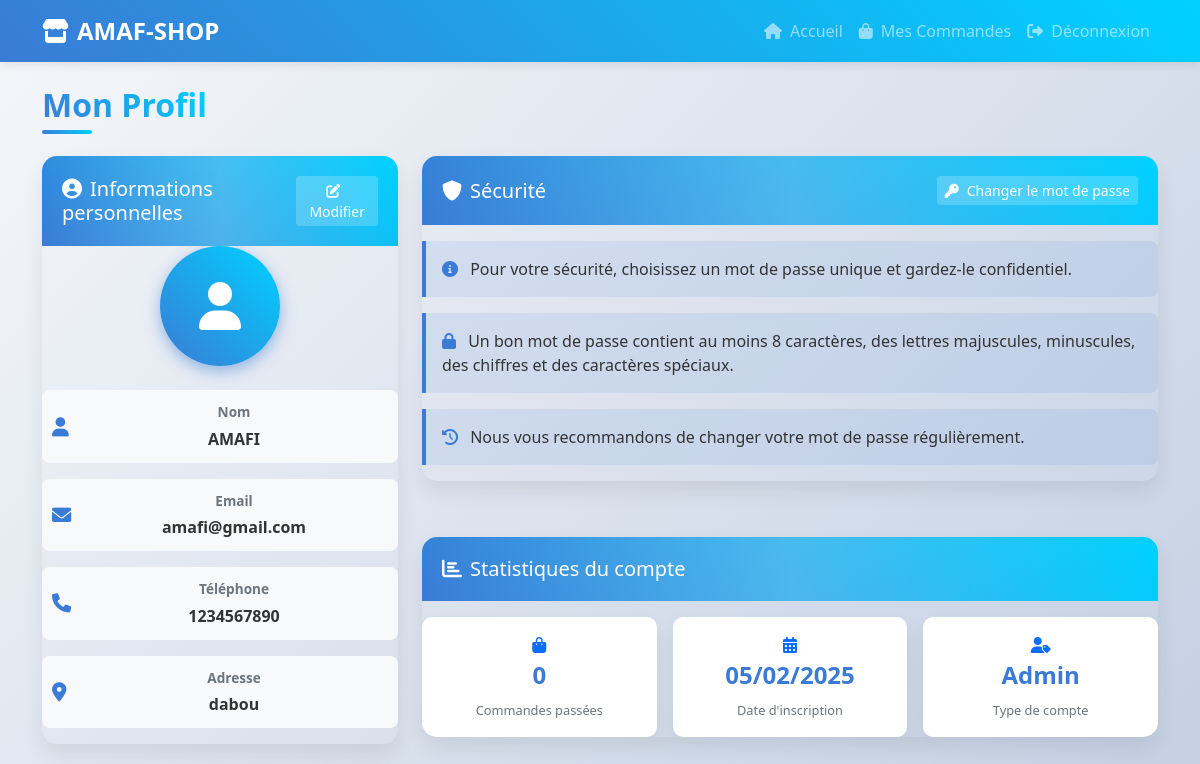
The app's page /profil.php (signed in) with its own data.
### tables this page shows
CREATE TABLE IF NOT EXISTS `utilisateur` (
  `id` int NOT NULL AUTO_INCREMENT,
  `nom` varchar(60) NOT NULL,
  `email` varchar(50) NOT NULL,
  `mot_de_passe` varchar(55) NOT NULL,
  `adresse` varchar(55) DEFAULT NULL,
  `telephone` varchar(20) DEFAULT NULL,
  `type` enum('client','livreur','admin') NOT NULL,
  `date_inscription` timestamp NULL DEFAULT CURRENT_TIMESTAMP,
  `utilisateur` varchar(50) DEFAULT NULL,
  PRIMARY KEY (`id`),
  UNIQUE KEY `email` (`email`)
);

### profil.php (the view, shortened to what this page needs)
<?php
require 'config.php';
$user_id = $_SESSION['user_id'];
$query = "SELECT * FROM utilisateur WHERE id = ?";
$stmt = $conn->prepare($query);
$stmt->bind_param("i", $user_id);
$stmt->execute();
$user = $stmt->get_result()->fetch_assoc();
$query = "SELECT c.*, COUNT(cp.produit_id) as nb_produits
          FROM commande c
          LEFT JOIN commande_produit cp ON c.id = cp.commande_id
          WHERE c.utilisateur_id = ?
          GROUP BY c.id
          ORDER BY c.date_commande DESC";
$stmt = $conn->prepare($query);
$stmt->bind_param("i", $user_id);
$stmt->execute();
$commandes = $stmt->get_result();
?>
<!DOCTYPE html>
<html lang="fr">
<head>
    <link rel="stylesheet" href="https://cdn.jsdelivr.net/npm/bootstrap@5.3.0/dist/css/bootstrap.min.css">
    <link rel="stylesheet" href="https://cdnjs.cloudflare.com/ajax/libs/font-awesome/6.0.0/css/all.min.css">
    <link rel="stylesheet" href="https://cdnjs.cloudflare.com/ajax/libs/animate.css/4.1.1/animate.min.css">
</head>
<body>
    <nav class="navbar navbar-expand-lg navbar-dark bg-dark mb-4 animate__animated animate__fadeIn">
        <div class="container">
            <a class="navbar-brand" href="index.php">
                <i class="fas fa-store me-2"></i>AMAF-SHOP
            </a>
            <div class="collapse navbar-collapse" id="navbarNav">
                <ul class="navbar-nav ms-auto">
                    <li class="nav-item">
                        <a class="nav-link" href="index.php">
                            <i class="fas fa-home me-2"></i>Accueil
                        </a>
                    </li>
                    <li class="nav-item">
                        <a class="nav-link" href="mes_commandes.php">
                            <i class="fas fa-shopping-bag me-2"></i>Mes Commandes
                        </a>
                    </li>
                    <li class="nav-item">
                        <a class="nav-link" href="logout.php">
                            <i class="fas fa-sign-out-alt me-2"></i>Déconnexion
                        </a>
                    </li>
                </ul>
            </div>
        </div>
    </nav>
    <div class="container">
        <h2 class="page-title animate__animated animate__fadeInDown">Mon Profil</h2>
        <div class="row">
            <div class="col-lg-4 animate__animated animate__fadeInLeft" style="animation-delay: 0.2s">
                <div class="profile-card">
                    <div class="card-header d-flex justify-content-between align-items-center">
                        <h5 class="mb-0"><i class="fas fa-user-circle me-2"></i>Informations personnelles</h5>
                        <button type="button" class="btn btn-edit btn-sm" data-bs-toggle="modal" data-bs-target="#editProfileModal">
                            <i class="fas fa-edit me-2"></i>Modifier
                        </button>
                    </div>
                    <div class="card-body text-center">
                        <div class="profile-avatar">
                            <i class="fas fa-user"></i>
                        </div>
                        <div class="info-text">
                            <i class="fas fa-user info-icon"></i>
                            <span class="info-label">Nom</span>
                            <strong><?= htmlspecialchars($user['nom']) ?></strong>
                        </div>
                        <div class="info-text">
                            <i class="fas fa-envelope info-icon"></i>
                            <span class="info-label">Email</span>
                            <strong><?= htmlspecialchars($user['email']) ?></strong>
                        </div>
                        <div class="info-text">
                            <i class="fas fa-phone info-icon"></i>
                            <span class="info-label">Téléphone</span>
                            <strong><?= htmlspecialchars($user['telephone'] ?: 'Non renseigné') ?></strong>
                        </div>
                        <div class="info-text">
                            <i class="fas fa-map-marker-alt info-icon"></i>
                            <span class="info-label">Adresse</span>
                            <strong><?= htmlspecialchars($user['adresse'] ?: 'Non renseignée') ?></strong>
                        </div>
                    </div>
                </div>
            </div>
            <div class="col-lg-8">
                <div class="row">
                    <div class="col-12 animate__animated animate__fadeInRight" style="animation-delay: 0.3s">
                        <div class="profile-card">
                            <div class="card-header d-flex justify-content-between align-items-center">
                                <h5 class="mb-0"><i class="fas fa-shield-alt me-2"></i>Sécurité</h5>
                                <button type="button" class="btn btn-edit btn-sm" data-bs-toggle="modal" data-bs-target="#changePasswordModal">
                                    <i class="fas fa-key me-2"></i>Changer le mot de passe
                                </button>
                            </div>
                            <div class="card-body">
                                <div class="security-tip">
                                    <i class="fas fa-info-circle"></i>
                                    Pour votre sécurité, choisissez un mot de passe unique et gardez-le confidentiel.
                                </div>
                                <div class="security-tip">
                                    <i class="fas fa-lock"></i>
                                    Un bon mot de passe contient au moins 8 caractères, des lettres majuscules, minuscules, des chiffres et des caractères spéciaux.
                                </div>
                                <div class="security-tip">
                                    <i class="fas fa-history"></i>
                                    Nous vous recommandons de changer votre mot de passe régulièrement.
                                </div>
                            </div>
                        </div>
                    </div>
                    <div class="col-12 mt-4 animate__animated animate__fadeInUp" style="animation-delay: 0.4s">
                        <div class="profile-card">
                            <div class="card-header">
                                <h5 class="mb-0"><i class="fas fa-chart-bar me-2"></i>Statistiques du compte</h5>
                            </div>
                            <div class="card-body">
                                <div class="stats-container">
                                    <div class="stat-item">
                                        <i class="fas fa-shopping-bag text-primary"></i>
                                        <div class="stat-value"><?= $commandes->num_rows ?></div>
                                        <div class="stat-label">Commandes passées</div>
                                    </div>
                                    <div class="stat-item">
                                        <i class="fas fa-calendar-alt text-primary"></i>
                                        <div class="stat-value"><?= date('d/m/Y', strtotime($user['date_inscription'])) ?></div>
                                        <div class="stat-label">Date d'inscription</div>
                                    </div>
                                    <div class="stat-item">
                                        <i class="fas fa-user-tag text-primary"></i>
                                        <div class="stat-value"><?= ucfirst(htmlspecialchars($user['type'])) ?></div>
                                        <div class="stat-label">Type de compte</div>
                                    </div>
                                </div>
                            </div>
                        </div>
                    </div>
                </div>
            </div>
        </div>
    </div>
</body>
</html>

### profil.php (style rules this page uses)
:root { --primary-color: #3a7bd5; --secondary-color: #00d2ff; --text-color: #333; --light-bg: #f8f9fa; --card-shadow: 0 10px 20px rgba(0,0,0,0.08); --transition: all 0.3s ease; }
body { background: linear-gradient(135deg, #f5f7fa 0%, #c3cfe2 100%); min-height: 100vh; padding-bottom: 3rem; color: var(--text-color); }
.navbar { background: linear-gradient(45deg, #3a7bd5, #00d2ff) !important; box-shadow: 0 2px 10px rgba(0,0,0,0.1); }
.navbar-brand { font-weight: 700; font-size: 1.5rem; }
.page-title { position: relative; display: inline-block; font-weight: 700; margin-bottom: 2rem; background: linear-gradient(45deg, var(--primary-color), var(--secondary-color)); -webkit-background-clip: text; -webkit-text-fill-color: transparent; }
.page-title::after { content: ''; position: absolute; bottom: -10px; left: 0; width: 50px; height: 4px; background: linear-gradient(45deg, var(--primary-color), var(--secondary-color)); border-radius: 2px; }
.profile-card { border: none; border-radius: 15px; overflow: hidden; box-shadow: var(--card-shadow); transition: var(--transition); margin-bottom: 2rem; animation: fadeInUp 0.5s ease-out; }
.card-header { background: linear-gradient(45deg, var(--primary-color), var(--secondary-color)); color: white; font-weight: 600; padding: 1.25rem; position: relative; overflow: hidden; }
.card-header::after { content: ''; position: absolute; top: 0; right: 0; bottom: 0; left: 0; background: linear-gradient(90deg, transparent, rgba(255,255,255,0.2), transparent); animation: shine 2s infinite; }
.btn-edit { background: rgba(255,255,255,0.2); border: none; color: white; transition: var(--transition); }
.info-label { color: #6c757d; font-size: 0.85rem; font-weight: 600; margin-bottom: 0.25rem; display: block; }
.info-text { background-color: var(--light-bg); padding: 0.75rem; border-radius: 8px; margin-bottom: 1rem; position: relative; padding-left: 40px; transition: var(--transition); }
.info-icon { position: absolute; left: 10px; top: 50%; transform: translateY(-50%); color: var(--primary-color); font-size: 1.2rem; }
.security-tip { background: rgba(58, 123, 213, 0.1); border-left: 4px solid var(--primary-color); padding: 1rem; border-radius: 0 8px 8px 0; margin: 1rem 0; }
.security-tip i { color: var(--primary-color); margin-right: 0.5rem; }
.profile-avatar { width: 120px; height: 120px; background: linear-gradient(45deg, var(--primary-color), var(--secondary-color)); border-radius: 50%; margin: 0 auto 1.5rem; display: flex; align-items: center; justify-content: center; color: white; font-size: 3rem; box-shadow: 0 5px 15px rgba(58, 123, 213, 0.5); animation: pulse 2s infinite; }
.stats-container { display: flex; margin-top: 1rem; gap: 1rem; }
.stat-item { flex: 1; background-color: white; border-radius: 10px; padding: 1rem; text-align: center; box-shadow: var(--card-shadow); transition: var(--transition); }
.stat-value { font-size: 1.5rem; font-weight: 700; color: var(--primary-color); }
.stat-label { font-size: 0.8rem; color: #6c757d; margin-top: 0.5rem; }

### records on screen
utilisateur: nom "AMAFI", email "amafi@gmail.com", telephone "1234567890", adresse "dabou", date_inscription "05/02/2025", type "Admin"

### other values on screen
$commandes->num_rows "0"
